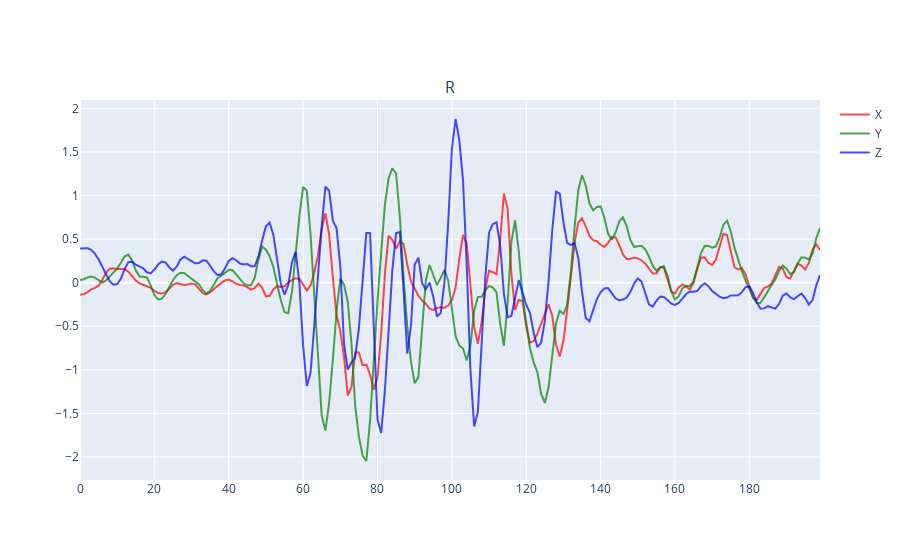

The notebook cell saved with this chart:
### Code cell
fig = make_subplots(rows=1, cols=1, subplot_titles=("Raw data") )

axes_names = ["X", "Y", "Z"]
colors = ["red", "green", "blue"]

x = np.arange(0, 200, 1)

for feature, axis_name, color in zip(sample_prep_data.T, axes_names, colors):
    fig.add_trace(go.Scatter(x=x, y=feature, mode='lines', name=axis_name, opacity=0.7,
                 line =dict(color=color)),
                 row=1, col=1)
    
fig.show()

### Figure 1 — Plotly figure (JSON) as saved in the notebook; plotly's stock layout.template omitted (floating-point values rounded to 4 significant figures; data arrays with more than 128 entries replaced by an {"elided": "..."} marker saying what was removed)
{"data": [{"line": {"color": "red"}, "mode": "lines", "name": "X", "opacity": 0.7, "type": "scatter", "x": {"elided": "200 int values"}, "xaxis": "x", "y": {"elided": "200 float values"}, "yaxis": "y"}, {"line": {"color": "green"}, "mode": "lines", "name": "Y", "opacity": 0.7, "type": "scatter", "x": {"elided": "200 int values"}, "xaxis": "x", "y": {"elided": "200 float values"}, "yaxis": "y"}, {"line": {"color": "blue"}, "mode": "lines", "name": "Z", "opacity": 0.7, "type": "scatter", "x": {"elided": "200 int values"}, "xaxis": "x", "y": {"elided": "200 float values"}, "yaxis": "y"}], "layout": {"annotations": [{"font": {"size": 16}, "showarrow": false, "text": "R", "x": 0.5, "xanchor": "center", "xref": "paper", "y": 1, "yanchor": "bottom", "yref": "paper"}], "autosize": true, "xaxis": {"anchor": "y", "autorange": true, "domain": [0, 1], "range": [0, 199], "type": "linear"}, "yaxis": {"anchor": "x", "autorange": true, "domain": [0, 1], "range": [-2.265, 2.098], "type": "linear"}}}
